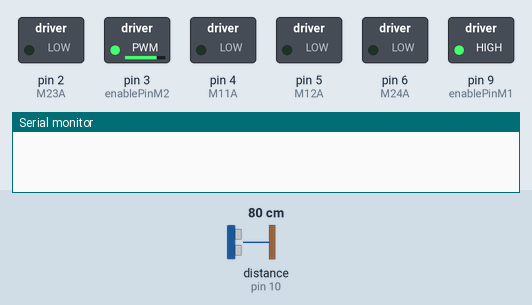
Recording of a sketch running on a simulated Arduino Uno, built with avr-gcc and run on an emulated ATmega328P. Shown: switched loads named in the sketch (green lamp = pin HIGH), the last lines printed to the serial monitor. The test bench sets the inputs (shaded band); at power-on: distance to the obstacle (sensor on pin 10) 80 cm. The echo pulse lasts 58.3 µs per cm.

Above: at 1.1 s.
At 6.81 s:
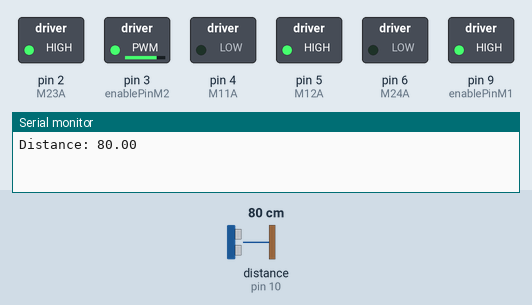
At 9.0 s:
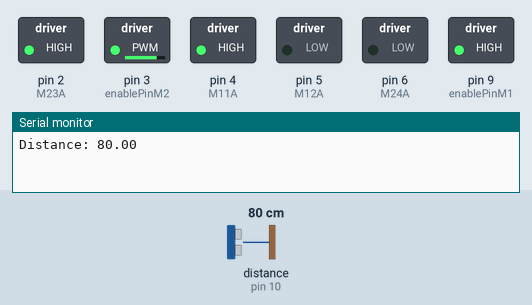
At 11.62 s:
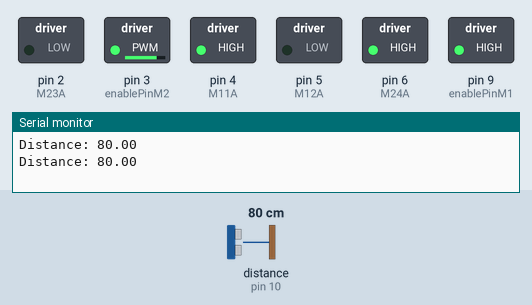
Timing chart, 0 to 12.2 s (numbered marks = the images above):
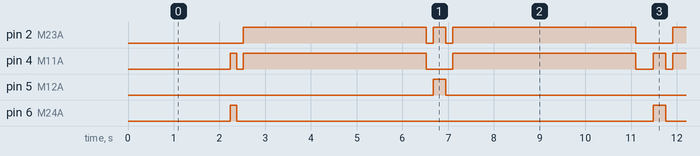

The sketch:

counterDiagonal.ino
```cpp
#include <NewPing.h>
/////////////////////////////////////
// Calibration Values
/////////////////////////////////////
const int side = 4000;
const int turn90 = 825; // Use half for turbo mode
const int zagAngle = 15; // Zag Angle in Degrees

// Minimum Distance
const int minDist = 20;

/////////////////////////////////////
// Pin Setup
/////////////////////////////////////

const int turn = (zagAngle/ 90.0 ) * turn90;
// Front Dist Sensor
const int echoPin1 = 10;
const int trigPin1 = 8;

NewPing frontSonar(trigPin1,echoPin1,200);

// Left Dist Sensor
const int echoPin2 = 11;
const int trigPin2 = 12;

NewPing leftSonar(trigPin2,echoPin2,200);

// motor 1 pins (left wheel)
const int enablePinM1 = 9; // H-bridge enable pin
const int M12A = 5;        // Motor one pin 1 -- forwards
const int M11A = 4;        // Motor one pin 2 -- backwards

// motor 2 pins (right wheel)
const int enablePinM2 = 3; // H-bridge enable pin
const int M23A = 2;        // Motor two pin 1 -- forwards
const int M24A = 6;        // Motor two pin 2 -- backwards

// keep track of sonar distances
float sonar1_distance;
float sonar2_distance;

void setup() {
  Serial.begin(9600);

  // enable sonar1 pins
  pinMode(trigPin1, OUTPUT);
  pinMode(echoPin1, INPUT);

  // enable sonar2 pins
  pinMode(trigPin2, OUTPUT);
  pinMode(echoPin2, INPUT);

  // enable motor 1 and its pins
  pinMode(enablePinM1, OUTPUT);
  pinMode(M12A, OUTPUT);
  pinMode(M11A, OUTPUT);
  digitalWrite(enablePinM1, HIGH);

  // enable motor 2 and its pins
  pinMode(enablePinM2, OUTPUT);
  pinMode(M23A, OUTPUT);
  pinMode(M24A, OUTPUT);
  analogWrite(enablePinM2, 200);
}

void loop() {
  delay(2000);
  bool first = true;

  while (true) {
    float distance_F = frontSonar.ping_median(9) / 58.3;
    Serial.print("Distance: ");
    Serial.println(distance_F);

    turn_right();
    if (first) {
      delay(turn);
    } else {
      delay(turn * 2);
    }

    if (distance_F < minDist && distance_F > 0) {
      // Stop if too close and reading is valid
      break;
    }

    stop();
    delay(150);

    move_forward();
    delay(side);
    stop();
    delay(150);

    if (distance_F < minDist && distance_F > 0) {
      // Stop if too close and reading is valid
      break;
    }

    turn_left();
    delay(turn * 2);
    stop();
    delay(150);

    if (distance_F < minDist && distance_F > 0) {
      // Stop if too close and reading is valid
      break;
    }

    move_forward();
    delay(side);
    stop();
    delay(150);

    if (distance_F < minDist && distance_F > 0) {
      // Stop if too close and reading is valid
      break;
    }

    first = false;
  }

  // Stop after detecting something too close
  while (true) {
    stop();
  }
}


void move_forward() {
  digitalWrite(M11A, HIGH);
  digitalWrite(M12A, LOW);

  digitalWrite(M23A, HIGH);
  digitalWrite(M24A, LOW);
}

void move_backward() {
  digitalWrite(M11A, LOW);
  digitalWrite(M12A, HIGH);

  digitalWrite(M23A, LOW);
  digitalWrite(M24A, HIGH);
}

// left wheel forward, right wheel backward
void turn_right() {
  digitalWrite(M11A, HIGH);
  digitalWrite(M12A, LOW);

  digitalWrite(M23A, LOW);
  digitalWrite(M24A, HIGH);
}

// right wheel forward, left wheel backward
void turn_left() {
  digitalWrite(M11A, LOW);
  digitalWrite(M12A, HIGH);

  digitalWrite(M23A, HIGH);
  digitalWrite(M24A, LOW);
}

void stop() {
  digitalWrite(M11A, LOW);
  digitalWrite(M12A, LOW);

  digitalWrite(M23A, LOW);
  digitalWrite(M24A, LOW);
}
```

Measured:
- by itself, pin 2 (M23A): repeats every 9.4 s: LOW 0.15 s, HIGH 0.27 s, LOW 0.15 s, HIGH 4.0 s, LOW 0.81 s, HIGH 4.0 s
- by itself, pin 4 (M11A): repeats every 9.4 s: LOW 0.15 s, HIGH 4.0 s, LOW 0.57 s, HIGH 4.0 s, LOW 0.39 s, HIGH 0.27 s
- by itself, pin 5 (M12A): alternates HIGH for 0.27 s and LOW for 9.1 s
- by itself, pin 6 (M24A): repeats every 9.4 s: LOW 9.1 s, HIGH 0.27 s
